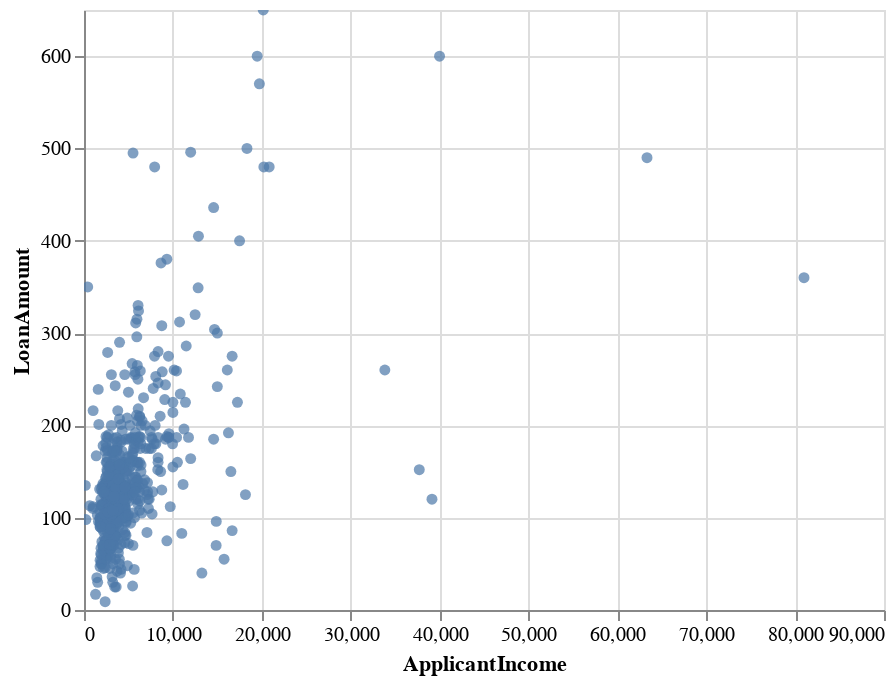

The code cell stored with this chart in its notebook:
### Code cell
# prompt: Using dataframe data: Create plot showing Applicant Income Vs Loan Amount

import altair as alt
chart = alt.Chart(data).mark_circle().encode(x='ApplicantIncome', y='LoanAmount').interactive()
chart

### Figure 1 — Vega-Lite specification as saved in the notebook (floating-point values rounded to 4 significant figures; data arrays with more than 128 entries replaced by an {"elided": "..."} marker saying what was removed)
{"config": {"view": {"continuousWidth": 400, "continuousHeight": 300}}, "data": {"name": "data-afb450b13d2aa603af9e4ab10a81c986"}, "mark": "circle", "encoding": {"x": {"field": "ApplicantIncome", "type": "quantitative"}, "y": {"field": "LoanAmount", "type": "quantitative"}}, "selection": {"selector001": {"type": "interval", "bind": "scales", "encodings": ["x", "y"]}}, "$schema": "https://vega.github.io/schema/vega-lite/v4.17.0.json", "datasets": {"data-afb450b13d2aa603af9e4ab10a81c986": {"elided": "598 records"}}}
